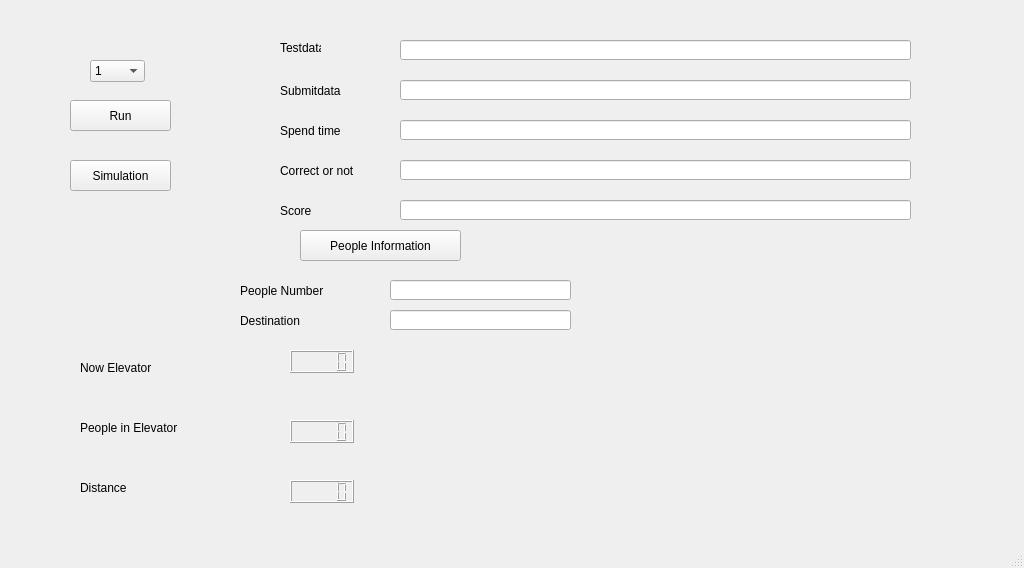
<?xml version="1.0" encoding="UTF-8"?>
<ui version="4.0">
 <class>MainWindow</class>
 <widget class="QMainWindow" name="MainWindow">
  <property name="geometry">
   <rect>
    <x>0</x>
    <y>0</y>
    <width>1024</width>
    <height>568</height>
   </rect>
  </property>
  <property name="windowTitle">
   <string>MainWindow</string>
  </property>
  <widget class="QWidget" name="centralwidget">
   <widget class="QLabel" name="label">
    <property name="geometry">
     <rect>
      <x>280</x>
      <y>40</y>
      <width>41</width>
      <height>16</height>
     </rect>
    </property>
    <property name="text">
     <string>Testdata</string>
    </property>
   </widget>
   <widget class="QLabel" name="label_2">
    <property name="geometry">
     <rect>
      <x>280</x>
      <y>80</y>
      <width>61</width>
      <height>21</height>
     </rect>
    </property>
    <property name="text">
     <string>Submitdata</string>
    </property>
   </widget>
   <widget class="QLabel" name="label_3">
    <property name="geometry">
     <rect>
      <x>280</x>
      <y>120</y>
      <width>61</width>
      <height>21</height>
     </rect>
    </property>
    <property name="text">
     <string>Spend time</string>
    </property>
   </widget>
   <widget class="QLabel" name="label_4">
    <property name="geometry">
     <rect>
      <x>280</x>
      <y>160</y>
      <width>81</width>
      <height>21</height>
     </rect>
    </property>
    <property name="text">
     <string>Correct or not</string>
    </property>
   </widget>
   <widget class="QLineEdit" name="testdata">
    <property name="geometry">
     <rect>
      <x>400</x>
      <y>40</y>
      <width>511</width>
      <height>20</height>
     </rect>
    </property>
   </widget>
   <widget class="QLineEdit" name="submit">
    <property name="geometry">
     <rect>
      <x>400</x>
      <y>80</y>
      <width>511</width>
      <height>20</height>
     </rect>
    </property>
   </widget>
   <widget class="QLineEdit" name="spendtime">
    <property name="geometry">
     <rect>
      <x>400</x>
      <y>120</y>
      <width>511</width>
      <height>20</height>
     </rect>
    </property>
   </widget>
   <widget class="QLineEdit" name="correct">
    <property name="geometry">
     <rect>
      <x>400</x>
      <y>160</y>
      <width>511</width>
      <height>20</height>
     </rect>
    </property>
   </widget>
   <widget class="QPushButton" name="pushButton">
    <property name="geometry">
     <rect>
      <x>70</x>
      <y>100</y>
      <width>101</width>
      <height>31</height>
     </rect>
    </property>
    <property name="text">
     <string>Run</string>
    </property>
   </widget>
   <widget class="QComboBox" name="comboBox">
    <property name="geometry">
     <rect>
      <x>90</x>
      <y>60</y>
      <width>55</width>
      <height>22</height>
     </rect>
    </property>
    <item>
     <property name="text">
      <string>1</string>
     </property>
    </item>
    <item>
     <property name="text">
      <string>2</string>
     </property>
    </item>
    <item>
     <property name="text">
      <string>3</string>
     </property>
    </item>
    <item>
     <property name="text">
      <string>4</string>
     </property>
    </item>
    <item>
     <property name="text">
      <string>5</string>
     </property>
    </item>
    <item>
     <property name="text">
      <string>6</string>
     </property>
    </item>
    <item>
     <property name="text">
      <string>7</string>
     </property>
    </item>
    <item>
     <property name="text">
      <string>8</string>
     </property>
    </item>
    <item>
     <property name="text">
      <string>9</string>
     </property>
    </item>
    <item>
     <property name="text">
      <string>10</string>
     </property>
    </item>
    <item>
     <property name="text">
      <string>11</string>
     </property>
    </item>
    <item>
     <property name="text">
      <string>12</string>
     </property>
    </item>
    <item>
     <property name="text">
      <string>13</string>
     </property>
    </item>
    <item>
     <property name="text">
      <string>14</string>
     </property>
    </item>
    <item>
     <property name="text">
      <string>15</string>
     </property>
    </item>
    <item>
     <property name="text">
      <string>16</string>
     </property>
    </item>
    <item>
     <property name="text">
      <string>17</string>
     </property>
    </item>
    <item>
     <property name="text">
      <string>18</string>
     </property>
    </item>
    <item>
     <property name="text">
      <string>19</string>
     </property>
    </item>
    <item>
     <property name="text">
      <string>20</string>
     </property>
    </item>
    <item>
     <property name="text">
      <string>21</string>
     </property>
    </item>
    <item>
     <property name="text">
      <string>22</string>
     </property>
    </item>
    <item>
     <property name="text">
      <string>23</string>
     </property>
    </item>
    <item>
     <property name="text">
      <string>24</string>
     </property>
    </item>
    <item>
     <property name="text">
      <string>25</string>
     </property>
    </item>
    <item>
     <property name="text">
      <string>26</string>
     </property>
    </item>
    <item>
     <property name="text">
      <string>27</string>
     </property>
    </item>
   </widget>
   <widget class="QPushButton" name="pushButton_2">
    <property name="geometry">
     <rect>
      <x>300</x>
      <y>230</y>
      <width>161</width>
      <height>31</height>
     </rect>
    </property>
    <property name="text">
     <string>People Information</string>
    </property>
   </widget>
   <widget class="QLineEdit" name="peoplenumber">
    <property name="geometry">
     <rect>
      <x>390</x>
      <y>280</y>
      <width>181</width>
      <height>20</height>
     </rect>
    </property>
   </widget>
   <widget class="QLineEdit" name="destination">
    <property name="geometry">
     <rect>
      <x>390</x>
      <y>310</y>
      <width>181</width>
      <height>20</height>
     </rect>
    </property>
   </widget>
   <widget class="QLabel" name="label_5">
    <property name="geometry">
     <rect>
      <x>240</x>
      <y>280</y>
      <width>111</width>
      <height>21</height>
     </rect>
    </property>
    <property name="text">
     <string>People Number</string>
    </property>
   </widget>
   <widget class="QLabel" name="label_6">
    <property name="geometry">
     <rect>
      <x>240</x>
      <y>310</y>
      <width>111</width>
      <height>21</height>
     </rect>
    </property>
    <property name="text">
     <string>Destination</string>
    </property>
   </widget>
   <widget class="QLineEdit" name="score">
    <property name="geometry">
     <rect>
      <x>400</x>
      <y>200</y>
      <width>511</width>
      <height>20</height>
     </rect>
    </property>
   </widget>
   <widget class="QLabel" name="label_7">
    <property name="geometry">
     <rect>
      <x>280</x>
      <y>200</y>
      <width>81</width>
      <height>21</height>
     </rect>
    </property>
    <property name="text">
     <string>Score</string>
    </property>
   </widget>
   <widget class="QLabel" name="label_8">
    <property name="enabled">
     <bool>true</bool>
    </property>
    <property name="geometry">
     <rect>
      <x>70</x>
      <y>240</y>
      <width>81</width>
      <height>21</height>
     </rect>
    </property>
    <property name="text">
     <string/>
    </property>
   </widget>
   <widget class="QPushButton" name="pushButton_3">
    <property name="geometry">
     <rect>
      <x>70</x>
      <y>160</y>
      <width>101</width>
      <height>31</height>
     </rect>
    </property>
    <property name="text">
     <string>Simulation</string>
    </property>
   </widget>
   <widget class="QLabel" name="label_9">
    <property name="geometry">
     <rect>
      <x>80</x>
      <y>360</y>
      <width>151</width>
      <height>16</height>
     </rect>
    </property>
    <property name="text">
     <string>Now Elevator</string>
    </property>
   </widget>
   <widget class="QLabel" name="label_10">
    <property name="geometry">
     <rect>
      <x>80</x>
      <y>420</y>
      <width>161</width>
      <height>16</height>
     </rect>
    </property>
    <property name="text">
     <string>People in Elevator</string>
    </property>
   </widget>
   <widget class="QLabel" name="label_11">
    <property name="geometry">
     <rect>
      <x>80</x>
      <y>480</y>
      <width>161</width>
      <height>16</height>
     </rect>
    </property>
    <property name="text">
     <string>Distance</string>
    </property>
   </widget>
   <widget class="QLCDNumber" name="lcdNumber">
    <property name="geometry">
     <rect>
      <x>290</x>
      <y>350</y>
      <width>64</width>
      <height>23</height>
     </rect>
    </property>
   </widget>
   <widget class="QLCDNumber" name="lcdNumber_2">
    <property name="geometry">
     <rect>
      <x>290</x>
      <y>420</y>
      <width>64</width>
      <height>23</height>
     </rect>
    </property>
   </widget>
   <widget class="QLCDNumber" name="lcdNumber_3">
    <property name="geometry">
     <rect>
      <x>290</x>
      <y>480</y>
      <width>64</width>
      <height>23</height>
     </rect>
    </property>
   </widget>
  </widget>
  <widget class="QMenuBar" name="menubar">
   <property name="geometry">
    <rect>
     <x>0</x>
     <y>0</y>
     <width>1024</width>
     <height>17</height>
    </rect>
   </property>
  </widget>
  <widget class="QStatusBar" name="statusbar"/>
 </widget>
 <resources/>
 <connections/>
</ui>
